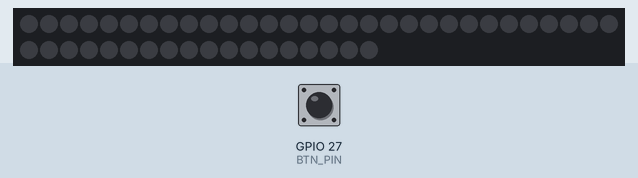
Simulated run of this sketch. Board: ESP32. On the bench: 48 RGB LEDs in strip order, left to right, continuing on the next row. The inputs (shaded band) are chosen by the test bench; at power-on: GPIO 27 (BTN_PIN) HIGH. EEPROM starts erased.

Above: at 1.2 s.
1.3 s: GPIO 27 (BTN_PIN) pulled LOW for 3.2 s
At 4.5 s:
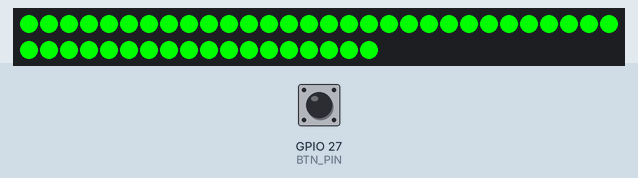
5.1 s: GPIO 27 (BTN_PIN) pulsed LOW 5 times (0.12 s each, 0.3 s apart)
At 5.97 s:
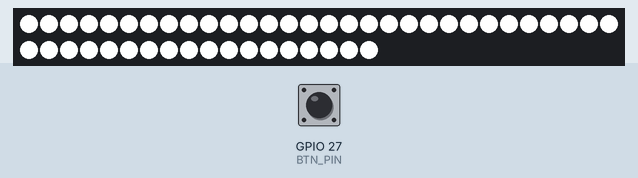
8.2 s: GPIO 27 (BTN_PIN) pulled LOW for 0.15 s
8.9 s: GPIO 27 (BTN_PIN) pulled LOW for 1 s
At 10.28 s:
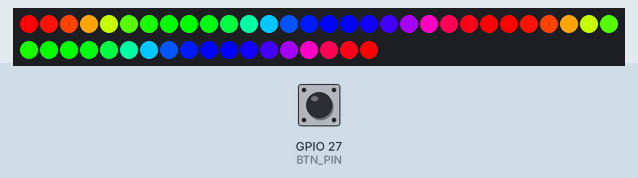
10.5 s: GPIO 27 (BTN_PIN) pulled LOW for 3.2 s
At 11.18 s:
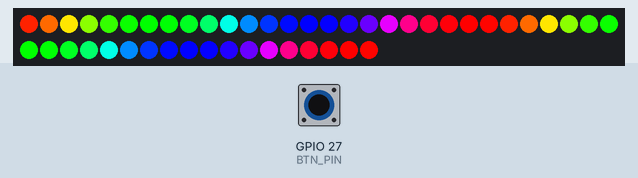

Measured:
- after the input at 1.3 s, the LEDs: change after 3.1 s (image 1)
- after the input at 5.1 s, the LEDs: first differ from a run without the input after 0.72 s (image 2)

The sketch:

aggieLights.ino
```cpp
#include <Adafruit_NeoPixel.h>
#include <math.h>
#include <Preferences.h>
#include <WiFi.h>
#include <DNSServer.h>
#include <ESPAsyncWebServer.h>

#define BTN_PIN 27
#define PIN_NEO_PIXEL 14 // The ESP32 pin GPIO16 connected to NeoPixel
#define NUM_PIXELS 48    // The number of LEDs (pixels) on NeoPixel LED strip
#define DARK 0           // The state where the leds are off
#define SOLID_WHITE 1    // The state value corresponding to solid white
#define SOLID_BLUE 2     // The state value corresponding to solid blue
#define ALTERNATING 3    // The state value corresponding to alternating blue/white
#define RUNNING 4        // The state value corresponding to blue running up
#define RAINBOW 5        // Rainbow state
#define CUSTOM 6         // The state value corresponding to a custom color map(WIP)

// Library objects
Adafruit_NeoPixel NeoPixel(NUM_PIXELS, PIN_NEO_PIXEL, NEO_GRBW + NEO_KHZ800);
Preferences preferences;
AsyncWebServer server(80);
DNSServer dnsServer;

// WiFi credentials
const char *ssid = "Aggie_Light";

uint32_t BLUE = NeoPixel.Color(1, 173, 216, 0);
uint32_t WHITE = NeoPixel.Color(0, 0, 0, 255);

uint8_t state = 0;
uint8_t debounce = 0;
uint16_t running_cnt = 0;
uint32_t base_color;
uint32_t sec_color;
uint8_t brightness;
uint8_t speed;

// Button timing variables
unsigned long press_start = 0;
unsigned long last_step_time = 0;
bool button_handled = false;
bool web_server_enabled = false;
const unsigned long LONG_PRESS_MS = 3000;
const uint8_t DEBOUNCE_THRESHOLD = 50;

// Function prototypes
uint32_t rgbw_lin_interp(uint32_t c1, uint32_t c2, uint32_t step, uint32_t num_steps = 255);
void setupServerRoutes();
void startServer();
void stopServer();

// HTML page for RGBW color control
const char index_html[] PROGMEM = R"rawliteral(
<!DOCTYPE html>
<html>
<head>
<meta name="viewport" content="width=device-width,initial-scale=1">
<title>Aggie Light Control</title>
<style>
body{font-family:Arial;max-width:400px;margin:50px auto;padding:20px;background:#0F2439;color:#fff}
h1{text-align:center;font-size:24px;margin:0 0 20px;color:#fff}
h2{font-size:18px;margin:20px 0 10px;color:#289BD8}
.slider{width:100%;margin:10px 0}
input[type=range]{width:100%;height:30px;-webkit-appearance:none;background:transparent}
input[type=range]::-webkit-slider-track{height:8px;background:#555;border-radius:4px}
input[type=range]::-webkit-slider-thumb{-webkit-appearance:none;width:24px;height:24px;border-radius:50%;cursor:pointer}
input[type=range]::-moz-range-track{height:8px;background:#555;border-radius:4px}
input[type=range]::-moz-range-thumb{width:24px;height:24px;border-radius:50%;border:0;cursor:pointer}
.r::-webkit-slider-thumb{background:#f00}
.r::-moz-range-thumb{background:#f00}
.g::-webkit-slider-thumb{background:#0f0}
.g::-moz-range-thumb{background:#0f0}
.b::-webkit-slider-thumb{background:#00f}
.b::-moz-range-thumb{background:#00f}
.w::-webkit-slider-thumb{background:#fff}
.w::-moz-range-thumb{background:#fff}
label{display:flex;justify-content:space-between;margin-bottom:5px;font-weight:bold}
.val{background:#333;border:1px solid #555;border-radius:4px;padding:2px 6px;color:#fff;width:35px;text-align:center}
input[type=number]::-webkit-inner-spin-button,input[type=number]::-webkit-outer-spin-button{-webkit-appearance:none;margin:0}
input[type=number]{-moz-appearance:textfield}
.preview{height:50px;border-radius:8px;margin:15px 0;border:2px solid #555}
button{width:100%;padding:12px;font-size:16px;background:#289BD8;color:#fff;border:0;border-radius:6px;cursor:pointer;margin-top:20px}
button:active{background:#1a7ab0}
.section{background:#1a3a5c;padding:15px;border-radius:8px;margin-bottom:15px}
</style>
</head>
<body>
<h1>Aggie Light Control</h1>

<div class="section">
<h2>Base Color</h2>
<div class="preview" id="preview1"></div>
<div class="slider">
<label>R: <input type="number" class="val" id="r1v" min="0" max="255" value="0" onchange="v('r1',this.value)"></label>
<input type="range" class="r" id="r1" min="0" max="255" value="0" oninput="u(1)">
</div>
<div class="slider">
<label>G: <input type="number" class="val" id="g1v" min="0" max="255" value="0" onchange="v('g1',this.value)"></label>
<input type="range" class="g" id="g1" min="0" max="255" value="0" oninput="u(1)">
</div>
<div class="slider">
<label>B: <input type="number" class="val" id="b1v" min="0" max="255" value="0" onchange="v('b1',this.value)"></label>
<input type="range" class="b" id="b1" min="0" max="255" value="0" oninput="u(1)">
</div>
<div class="slider">
<label>W: <input type="number" class="val" id="w1v" min="0" max="255" value="255" onchange="v('w1',this.value)"></label>
<input type="range" class="w" id="w1" min="0" max="255" value="255" oninput="u(1)">
</div>
</div>

<div class="section">
<h2>Secondary Color</h2>
<div class="preview" id="preview2"></div>
<div class="slider">
<label>R: <input type="number" class="val" id="r2v" min="0" max="255" value="1" onchange="v('r2',this.value)"></label>
<input type="range" class="r" id="r2" min="0" max="255" value="1" oninput="u(2)">
</div>
<div class="slider">
<label>G: <input type="number" class="val" id="g2v" min="0" max="255" value="173" onchange="v('g2',this.value)"></label>
<input type="range" class="g" id="g2" min="0" max="255" value="173" oninput="u(2)">
</div>
<div class="slider">
<label>B: <input type="number" class="val" id="b2v" min="0" max="255" value="216" onchange="v('b2',this.value)"></label>
<input type="range" class="b" id="b2" min="0" max="255" value="216" oninput="u(2)">
</div>
<div class="slider">
<label>W: <input type="number" class="val" id="w2v" min="0" max="255" value="0" onchange="v('w2',this.value)"></label>
<input type="range" class="w" id="w2" min="0" max="255" value="0" oninput="u(2)">
</div>
</div>

<div class="section">
<h2>Brightness</h2>
<div class="slider">
<label>Level: <input type="number" class="val" id="brv" min="0" max="255" value="255" onchange="v('br',this.value)"></label>
<input type="range" class="w" id="br" min="0" max="255" value="255" oninput="document.getElementById('brv').value=this.value">
</div>
</div>

<div class="section">
<h2>Animation Speed</h2>
<div class="slider">
<label>Speed: <input type="number" class="val" id="spv" min="0" max="255" value="240" onchange="document.getElementById('sp').value=this.value"></label>
<input type="range" class="g" id="sp" min="0" max="255" value="240" oninput="document.getElementById('spv').value=this.value">
</div>
</div>

<button onclick="s()">Save Settings</button>

<script>
function u(n){
let r=document.getElementById('r'+n).value;
let g=document.getElementById('g'+n).value;
let b=document.getElementById('b'+n).value;
let w=document.getElementById('w'+n).value;
document.getElementById('r'+n+'v').value=r;
document.getElementById('g'+n+'v').value=g;
document.getElementById('b'+n+'v').value=b;
document.getElementById('w'+n+'v').value=w;
let wr=Math.min(255,parseInt(r)+parseInt(w));
let wg=Math.min(255,parseInt(g)+parseInt(w));
let wb=Math.min(255,parseInt(b)+parseInt(w));
document.getElementById('preview'+n).style.background='rgb('+wr+','+wg+','+wb+')';
}
function v(id,val){
document.getElementById(id).value=val;
u(id.charAt(1));
}
function s(){
let r1=document.getElementById('r1').value;
let g1=document.getElementById('g1').value;
let b1=document.getElementById('b1').value;
let w1=document.getElementById('w1').value;
let r2=document.getElementById('r2').value;
let g2=document.getElementById('g2').value;
let b2=document.getElementById('b2').value;
let w2=document.getElementById('w2').value;
let br=document.getElementById('br').value;
let sp=document.getElementById('sp').value;
let body='r1='+r1+'&g1='+g1+'&b1='+b1+'&w1='+w1+'&r2='+r2+'&g2='+g2+'&b2='+b2+'&w2='+w2+'&br='+br+'&sp='+sp;
fetch('/setColors',{method:'POST',headers:{'Content-Type':'application/x-www-form-urlencoded'},body:body})
.then(r=>r.text()).then(t=>alert(t));
}
u(1);u(2);
</script>
</body>
</html>
)rawliteral";

void setup()
{
  pinMode(BTN_PIN, INPUT);
  NeoPixel.begin();                   // initialize NeoPixel strip
  preferences.begin("colors", false); // initialize preferences

  // Load saved colors from preferences
  base_color = preferences.getUInt("base", WHITE);
  sec_color = preferences.getUInt("sec", BLUE);
  brightness = preferences.getUChar("bright", 255);
  speed = preferences.getUChar("speed", 240);
  NeoPixel.setBrightness(brightness);

  // Setup server routes (but don't start yet)
  setupServerRoutes();

  state = 0;
}

void setupServerRoutes()
{
  // Serve the webpage for RGBW input
  server.on("/", HTTP_GET, [](AsyncWebServerRequest *request)
            { request->send_P(200, "text/html", index_html); });

  // Captive portal detection endpoints - redirect to main page
  server.on("/generate_204", HTTP_GET, [](AsyncWebServerRequest *request)
            { request->redirect("/"); });  // Android
  server.on("/hotspot-detect.html", HTTP_GET, [](AsyncWebServerRequest *request)
            { request->redirect("/"); });  // Apple
  server.on("/canonical.html", HTTP_GET, [](AsyncWebServerRequest *request)
            { request->redirect("/"); });  // Firefox
  server.on("/success.txt", HTTP_GET, [](AsyncWebServerRequest *request)
            { request->redirect("/"); });  // Firefox
  server.on("/ncsi.txt", HTTP_GET, [](AsyncWebServerRequest *request)
            { request->redirect("/"); });  // Windows
  server.onNotFound([](AsyncWebServerRequest *request)
            { request->redirect("/"); });  // Catch-all

  // Handle color POST request
  server.on("/setColors", HTTP_POST, [](AsyncWebServerRequest *request)
            {
    if (request->hasParam("r1", true) && request->hasParam("g1", true) &&
        request->hasParam("b1", true) && request->hasParam("w1", true) &&
        request->hasParam("r2", true) && request->hasParam("g2", true) &&
        request->hasParam("b2", true) && request->hasParam("w2", true) &&
        request->hasParam("br", true) && request->hasParam("sp", true)) {

      // Get base color values
      uint8_t r1 = request->getParam("r1", true)->value().toInt();
      uint8_t g1 = request->getParam("g1", true)->value().toInt();
      uint8_t b1 = request->getParam("b1", true)->value().toInt();
      uint8_t w1 = request->getParam("w1", true)->value().toInt();

      // Get secondary color values
      uint8_t r2 = request->getParam("r2", true)->value().toInt();
      uint8_t g2 = request->getParam("g2", true)->value().toInt();
      uint8_t b2 = request->getParam("b2", true)->value().toInt();
      uint8_t w2 = request->getParam("w2", true)->value().toInt();

      // Get brightness and speed
      brightness = request->getParam("br", true)->value().toInt();
      speed = request->getParam("sp", true)->value().toInt();

      // Update colors using NeoPixel.Color() - note: Color(r,g,b,w)
      base_color = NeoPixel.Color(r1, g1, b1, w1);
      sec_color = NeoPixel.Color(r2, g2, b2, w2);
      NeoPixel.setBrightness(brightness);

      // Save to preferences for persistence
      preferences.putUInt("base", base_color);
      preferences.putUInt("sec", sec_color);
      preferences.putUChar("bright", brightness);
      preferences.putUChar("speed", speed);

      request->send(200, "text/plain", "Colors saved successfully!");
    } else {
      request->send(400, "text/plain", "Invalid color values");
    } });
}

void startServer()
{
  // Start open AP (no password)
  WiFi.softAP(ssid);

  // Start DNS server - redirect all domains to our IP for captive portal
  dnsServer.start(53, "*", WiFi.softAPIP());

  // Start web server
  server.begin();
}

void stopServer()
{
  // Stop DNS server
  dnsServer.stop();

  // Stop web server
  server.end();

  // Stop AP
  WiFi.softAPdisconnect(true);
}

void loop()
{
  // Declare variables used in switch cases
  uint8_t steps;
  uint32_t color;

  // Check the state, then run the appropriate
  switch (state)
  {
  case DARK:
    NeoPixel.clear();
    break;
  case SOLID_WHITE:
    // Use the neopixel fill function to set all white(color is in the form 0xggrrbbww)
    NeoPixel.fill(base_color);
    break;
  case SOLID_BLUE:
    // Fill with electric blue(pulled from the usu brand toolkit)
    NeoPixel.fill(sec_color);
    break;
  case ALTERNATING:
    // Use the sine8 function to give a smooth transition between two colors
    steps = NeoPixel.sine8(running_cnt % 256);
    color = rgbw_lin_interp(base_color, sec_color, steps);
    NeoPixel.fill(color);
    break;
  case RUNNING:
    // Fill the whole strip white
    NeoPixel.fill(base_color);
    // Set a single blue pixel to blue to create a running effect.
    NeoPixel.setPixelColor((running_cnt / 127) % NUM_PIXELS, sec_color);
    break;
  case RAINBOW:
    // Fill with rainbow
    NeoPixel.rainbow(running_cnt*10, 2);
    break;
  default:
    // fill with red if something went wrong.
    NeoPixel.fill(0xff000000);
    break;
  }
  NeoPixel.show();

  // Process DNS requests for captive portal
  if (web_server_enabled)
  {
    dnsServer.processNextRequest();
  }

  // Update animation counter based on speed (non-blocking)
  // speed=1 -> ~510ms per step, speed=255 -> ~2ms per step
  unsigned long step_interval = (255 - speed) * 2;
  if (state != ALTERNATING)
  {
    running_cnt++;
    // don't let running_cnt overflow
    if (running_cnt == 0xffff)
    {
      running_cnt = 0;
    }
  }
  else if (millis() - last_step_time >= step_interval)
  {
    last_step_time = millis();
    running_cnt++;
    // don't let running_cnt overflow
    if (running_cnt == 0xffff)
    {
      running_cnt = 0;
    }
  }

  // Debounce button press and increment the state
  int btn_val = digitalRead(BTN_PIN);

  if (btn_val == LOW)
  {
    if (debounce < DEBOUNCE_THRESHOLD)
    {
      debounce++;
    }
    else if (press_start == 0)
    {
      // Button just became stable HIGH, record start time
      press_start = millis();
      button_handled = false;
    }
    else if (!button_handled && (millis() - press_start >= LONG_PRESS_MS))
    {
      // Long press detected while still holding
      button_handled = true;
      web_server_enabled = !web_server_enabled;

      if (web_server_enabled)
      {
        startServer();
        // Flash green to indicate server started
        for (int i = 0; i < 3; i++)
        {
          NeoPixel.fill(NeoPixel.Color(0, 255, 0, 0)); // Green
          NeoPixel.show();
          delay(200);
          NeoPixel.clear();
          NeoPixel.show();
          delay(200);
        }
      }
      else
      {
        stopServer();
        // Flash red to indicate server stopped
        for (int i = 0; i < 3; i++)
        {
          NeoPixel.fill(NeoPixel.Color(255, 0, 0, 0)); // Red
          NeoPixel.show();
          delay(200);
          NeoPixel.clear();
          NeoPixel.show();
          delay(200);
        }
      }
    }
  }
  else if (btn_val == HIGH && press_start > 0)
  {
    // Button released
    if (!button_handled && debounce >= DEBOUNCE_THRESHOLD)
    {
      // Short press - advance state
      running_cnt = 0;
      state = (state + 1) % 6;
    }
    // Reset for next press
    debounce = 0;
    press_start = 0;
    button_handled = false;
  }
}

uint32_t rgbw_lin_interp(uint32_t c1, uint32_t c2, uint32_t step, uint32_t num_steps)
{
  // linear interpolation for rgbw values
  // arguments:
  //    c1 - a packed color code in the form 0xgrbw
  //    c2 - a second packed color code
  //    step - the current step between c1 and c2
  //    steps - the number of steps between c1 and c2(default 255)
  // returns:
  //    uint32_t representing the current value that is %step% steps from c1 to c2

  int16_t dif_r, dif_g, dif_b, dif_w;
  uint8_t new_r, new_g, new_b, new_w;
  // most significant byte is white
  dif_w = ((c2 & 0xff000000) >> 24) - ((c1 & 0xff000000) >> 24);

  // then red
  dif_r = ((c2 & 0xff0000) >> 16) - ((c1 & 0xff0000) >> 16);

  // then green
  dif_g = ((c2 & 0xff00) >> 8) - ((c1 & 0xff00) >> 8);

  // then blue
  dif_b = (c2 & 0xff) - (c1 & 0xff);

  // get each new color value
  new_w = (uint16_t)((c1 & 0xff000000) >> 24) + (dif_w * step) / num_steps;
  new_r = (uint16_t)((c1 & 0xff0000) >> 16) + (dif_r * step) / num_steps;
  new_g = (uint16_t)((c1 & 0xff00) >> 8) + (dif_g * step) / num_steps;
  new_b = (uint16_t)(c1 & 0xff) + (dif_b * step) / num_steps;

  // repack to new color with gamma correction for perceptually smooth transitions
  uint32_t new_color = ((uint32_t)NeoPixel.gamma8(new_w) << 24) |
                       ((uint32_t)NeoPixel.gamma8(new_r) << 16) |
                       ((uint32_t)NeoPixel.gamma8(new_g) << 8) |
                       NeoPixel.gamma8(new_b);

  return new_color;
}
```
